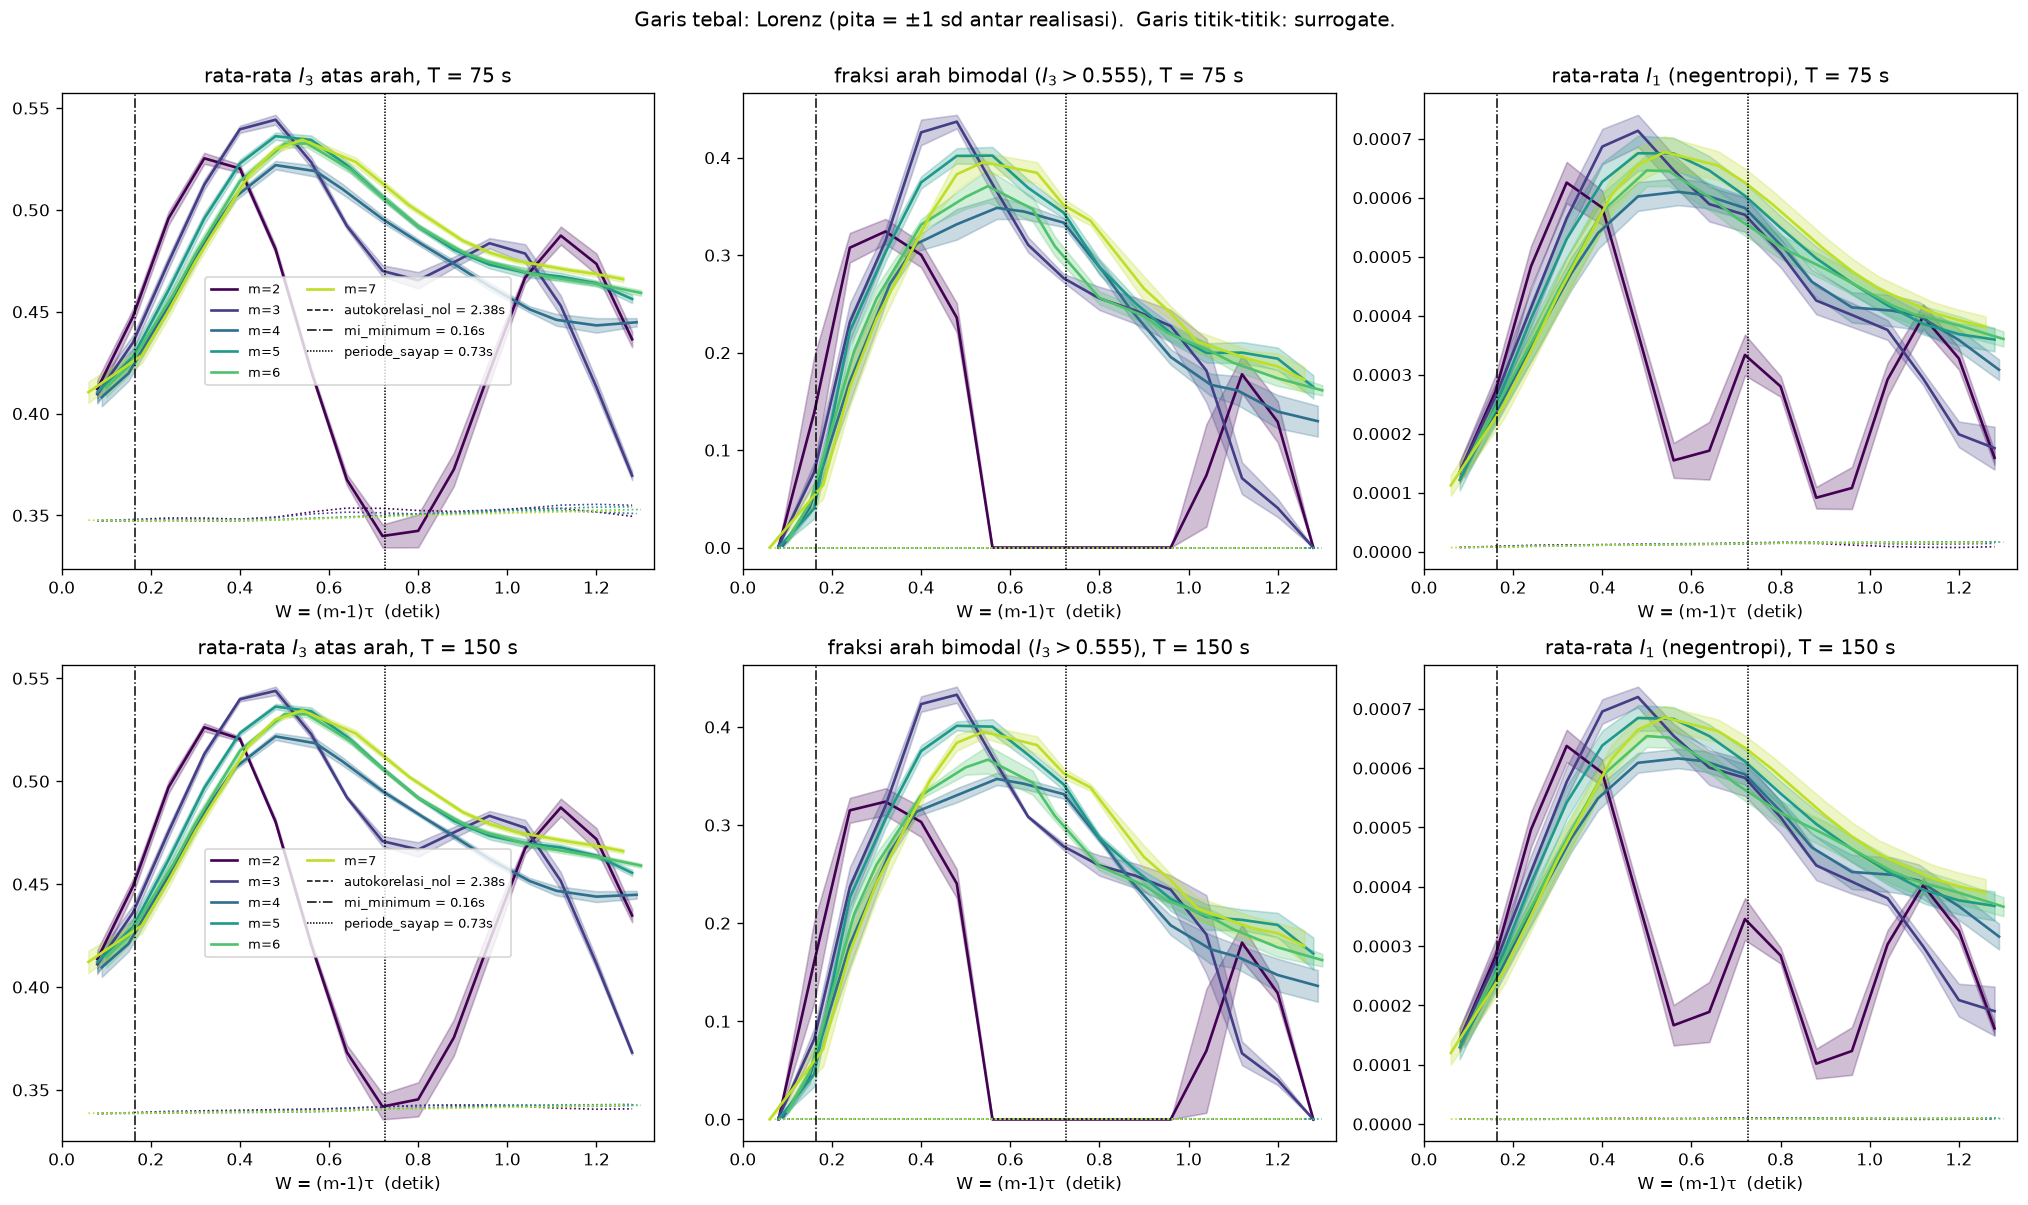

Python code for this plot:
"""
FASE 1: Uji ketahanan temuan W*.

Hipotesis dari run pertama:
  Fitur bimodalitas lanskap I(u) tidak bergantung pada m dan tau secara
  terpisah, tetapi pada panjang jendela  W = (m-1) * tau.

Yang diuji di sini:
  1. Banyak realisasi (kondisi awal berbeda)  -> pita ketidakpastian
  2. Dua panjang deret                         -> efek ukuran sampel
  3. m = 2..7                                  -> rentang dimensi lebih lebar
  4. Ringkasan KONTINU (rata-rata I3 atas arah) selain fraksi berambang 0.555
  5. Surrogate acak-fase per realisasi         -> null
  6. Skala waktu alami Lorenz (autokorelasi, mutual information, periode
     spektral) sebagai pembanding W*

Keluaran:
  fase1_hasil.csv     semua angka mentah
  fase1_ringkasan.csv W* per (m, panjang, realisasi)
  fase1_W.png         kurva vs W, dengan pita +-1 simpangan baku
  Ringkasan W* dicetak di terminal.

Jalankan:  python fase1_W.py
Kebutuhan: numpy scipy matplotlib  (sudah terpasang dari run sebelumnya)
Waktu: sekitar 20 sampai 40 menit di laptop biasa (progres dicetak per realisasi).
"""
import numpy as np
from scipy.integrate import solve_ivp
from scipy.ndimage import uniform_filter1d
from scipy.signal import find_peaks
import matplotlib.pyplot as plt
import csv
import time

DT = 0.01
RNG = np.random.default_rng(2026)

# ---------------- pengaturan ----------------
N_REALISASI = 10
PANJANG_T = (75.0, 150.0)          # detik data setelah transien dibuang
M_LIST = (2, 3, 4, 5, 6, 7)
W_GRID = np.round(np.arange(0.08, 1.29, 0.08), 2)   # detik
K_ARAH = 600                         # banyak arah acak per m
SUB = 3                              # ambil tiap SUB sampel saat menghitung indeks
AMBANG_BIMODAL = 0.555


# ---------------- data ----------------
def lorenz_x(T, buang=20.0, ic=None):
    f = lambda t, s: [10 * (s[1] - s[0]), s[0] * (28 - s[2]) - s[1], s[0] * s[1] - 8 / 3 * s[2]]
    tt = np.arange(0, T + buang, DT)
    ic = ic if ic is not None else RNG.normal([1, 1, 20], 5)
    sol = solve_ivp(f, (0, T + buang), ic, t_eval=tt, rtol=1e-8, atol=1e-8)
    return sol.y[0, int(buang / DT):]


def surrogate_acak_fase(x):
    X = np.fft.rfft(x - x.mean())
    fase = RNG.uniform(0, 2 * np.pi, len(X))
    fase[0] = 0
    if len(x) % 2 == 0:
        fase[-1] = 0
    return np.fft.irfft(np.abs(X) * np.exp(1j * fase), n=len(x)) + x.mean()


def embed(x, m, tau):
    N = len(x) - (m - 1) * tau
    V = np.stack([x[(m - 1 - k) * tau:(m - 1 - k) * tau + N] for k in range(m)], axis=1)
    return (V - V.mean(0)) / V.std(0)


def arah(m, K):
    U = RNG.standard_normal((K, m))
    return U / np.linalg.norm(U, axis=1, keepdims=True)


# ---------------- indeks (tervektorisasi atas semua arah) ----------------
G = lambda y: np.log(np.cosh(y))
EGN = G(np.random.default_rng(0).standard_normal(400_000)).mean()


def indeks_semua_arah(V, U):
    Y = V[::SUB] @ U.T                       # (n, K)
    Y = (Y - Y.mean(0)) / Y.std(0)
    n = Y.shape[0]
    I1 = (G(Y).mean(0) - EGN) ** 2           # negentropi log cosh
    g = (Y ** 3).mean(0)                     # skewness
    k = (Y ** 4).mean(0) - 3                 # excess kurtosis
    I3 = (g ** 2 + 1) / (k + 3 * (n - 1) ** 2 / ((n - 2) * (n - 3)))
    return I1, I3


def ringkas(V, U):
    I1, I3 = indeks_semua_arah(V, U)
    return dict(I3_rata=I3.mean(), I3_fraksi=(I3 > AMBANG_BIMODAL).mean(),
                I1_rata=I1.mean(), I1_maks=I1.max())


# ---------------- skala waktu alami ----------------
def skala_waktu(x):
    xc = x - x.mean()
    n = len(xc)
    F = np.fft.rfft(xc, 2 * n)
    ac = np.fft.irfft(np.abs(F) ** 2)[:n]
    ac /= ac[0]
    nol = np.argmax(ac < 0) * DT

    def mi(lag, bins=32):
        h, _, _ = np.histogram2d(x[:-lag], x[lag:], bins)
        p = h / h.sum()
        px, py = p.sum(1), p.sum(0)
        nz = p > 0
        return (p[nz] * np.log(p[nz] / np.outer(px, py)[nz])).sum()
    lags = np.arange(1, 150)
    mis = np.array([mi(l) for l in lags])
    i = np.argmax((mis[1:-1] < mis[:-2]) & (mis[1:-1] < mis[2:])) + 1
    mi_min = lags[i] * DT

    # Periode putaran di dalam satu sayap: median selang antar puncak lokal |x|.
    # (Puncak spektrum tidak dipakai: ia didominasi perpindahan sayap yang lambat.)
    pk, _ = find_peaks(np.abs(x))
    periode = np.median(np.diff(pk)) * DT
    return dict(autokorelasi_nol=nol, mi_minimum=mi_min, periode_sayap=periode)


# ---------------- eksperimen ----------------
def jalankan():
    U_per_m = {m: arah(m, K_ARAH) for m in M_LIST}
    baris, skala = [], []
    t0 = time.time()
    for r in range(N_REALISASI):
        x_penuh = lorenz_x(max(PANJANG_T))
        skala.append(skala_waktu(x_penuh))
        for T in PANJANG_T:
            x = x_penuh[:int(T / DT)]
            s = surrogate_acak_fase(x)
            for m in M_LIST:
                for W in W_GRID:
                    tau = int(round(W / ((m - 1) * DT)))
                    if tau < 1:
                        continue
                    W_nyata = (m - 1) * tau * DT
                    for nama, sig in (("lorenz", x), ("surrogate", s)):
                        d = ringkas(embed(sig, m, tau), U_per_m[m])
                        d.update(realisasi=r, T=T, m=m, tau=tau, W=round(W_nyata, 3), sistem=nama)
                        baris.append(d)
        print(f"realisasi {r + 1}/{N_REALISASI} selesai ({time.time() - t0:.0f} detik)")
    return baris, skala


def W_bintang(baris, kunci="I3_rata"):
    """W* = W yang memaksimalkan kurva (dihaluskan ringan) per (realisasi, T, m)."""
    out = []
    for r in sorted({b["realisasi"] for b in baris}):
        for T in PANJANG_T:
            for m in M_LIST:
                d = sorted([b for b in baris if b["realisasi"] == r and b["T"] == T
                            and b["m"] == m and b["sistem"] == "lorenz"], key=lambda b: b["W"])
                if len(d) < 3:
                    continue
                Ws = np.array([b["W"] for b in d])
                y = uniform_filter1d(np.array([b[kunci] for b in d]), 3)
                out.append(dict(realisasi=r, T=T, m=m, W_bintang=Ws[np.argmax(y)], puncak=y.max()))
    return out


def gambar(baris, skala):
    kolom = [("I3_rata", "rata-rata $I_3$ atas arah"),
             ("I3_fraksi", "fraksi arah bimodal ($I_3>0.555$)"),
             ("I1_rata", "rata-rata $I_1$ (negentropi)")]
    warna = plt.cm.viridis(np.linspace(0, 0.9, len(M_LIST)))
    fig, axs = plt.subplots(len(PANJANG_T), len(kolom), figsize=(17, 5 * len(PANJANG_T)), squeeze=False)
    sk = {k: np.mean([s[k] for s in skala]) for k in skala[0]}
    for i, T in enumerate(PANJANG_T):
        for j, (k, judul) in enumerate(kolom):
            ax = axs[i, j]
            for c, m in zip(warna, M_LIST):
                for sistem, gaya, alpha in (("lorenz", "-", 0.25), ("surrogate", ":", 0.0)):
                    d = [b for b in baris if b["T"] == T and b["m"] == m and b["sistem"] == sistem]
                    Ws = sorted({b["W"] for b in d})
                    mu = np.array([np.mean([b[k] for b in d if b["W"] == w]) for w in Ws])
                    sd = np.array([np.std([b[k] for b in d if b["W"] == w]) for w in Ws])
                    ax.plot(Ws, mu, gaya, color=c, lw=1.6 if sistem == "lorenz" else 1,
                            label=f"m={m}" if sistem == "lorenz" else None)
                    if alpha:
                        ax.fill_between(Ws, mu - sd, mu + sd, color=c, alpha=alpha)
            for (nama, nilai), ls in zip(sk.items(), ("--", "-.", (0, (1, 1)))):
                ax.axvline(nilai, color="k", ls=ls, lw=0.9, label=f"{nama} = {nilai:.2f}s" if j == 0 else None)
            ax.set_xlim(0, W_GRID.max() + 0.05)
            ax.set_title(f"{judul}, T = {T:.0f} s")
            ax.set_xlabel("W = (m-1)τ  (detik)")
            if j == 0:
                ax.legend(fontsize=8, ncol=2)
    fig.suptitle("Garis tebal: Lorenz (pita = ±1 sd antar realisasi).  Garis titik-titik: surrogate.", y=1.0)
    plt.tight_layout()
    plt.savefig("fase1_W.png", dpi=120, bbox_inches="tight")


def simpan(nama, baris):
    with open(nama, "w", newline="") as fh:
        w = csv.DictWriter(fh, fieldnames=list(baris[0].keys()))
        w.writeheader()
        w.writerows(baris)


if __name__ == "__main__":
    baris, skala = jalankan()
    simpan("fase1_hasil.csv", baris)
    wb = W_bintang(baris)
    simpan("fase1_ringkasan.csv", wb)
    gambar(baris, skala)

    print("\nSkala waktu alami (rata-rata antar realisasi):")
    for k in skala[0]:
        v = [s[k] for s in skala]
        print(f"  {k:18s} {np.mean(v):.3f} ± {np.std(v):.3f} s")
    print("\nW* (puncak rata-rata I3), rata-rata ± sd antar realisasi:")
    for T in PANJANG_T:
        print(f"  T = {T:.0f} s")
        for m in M_LIST:
            v = [d["W_bintang"] for d in wb if d["T"] == T and d["m"] == m]
            p = [d["puncak"] for d in wb if d["T"] == T and d["m"] == m]
            if v:
                print(f"    m={m}:  W* = {np.mean(v):.3f} ± {np.std(v):.3f} s   puncak = {np.mean(p):.3f}")
    print("\nTersimpan: fase1_hasil.csv, fase1_ringkasan.csv, fase1_W.png")
